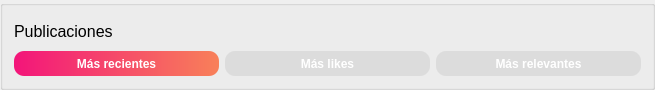
           <widget class="QGroupBox" name="groupBox_7">
            <property name="minimumSize">
             <size>
              <width>655</width>
              <height>90</height>
             </size>
            </property>
            <property name="maximumSize">
             <size>
              <width>6755</width>
              <height>90</height>
             </size>
            </property>
            <property name="title">
             <string/>
            </property>
            <layout class="QGridLayout" name="gridLayout_8">
             <item row="0" column="0">
              <widget class="QLabel" name="label_30">
               <property name="font">
                <font>
                 <pointsize>12</pointsize>
                </font>
               </property>
               <property name="text">
                <string>Publicaciones</string>
               </property>
              </widget>
             </item>
             <item row="1" column="0">
              <layout class="QHBoxLayout" name="horizontalLayout_13">
               <item>
                <widget class="QPushButton" name="btnMostRecent">
                 <property name="minimumSize">
                  <size>
                   <width>0</width>
                   <height>25</height>
                  </size>
                 </property>
                 <property name="maximumSize">
                  <size>
                   <width>16777215</width>
                   <height>25</height>
                  </size>
                 </property>
                 <property name="styleSheet">
                  <string notr="true">background-color: qlineargradient(spread:pad, x1:0, y1:0, x2:1, y2:0, stop:0 rgba(243, 21, 122, 1), stop:1 rgba(248, 128, 89, 1));
color: white;
border-radius: 10px;
font-weight: bold</string>
                 </property>
                 <property name="text">
                  <string>Más recientes</string>
                 </property>
                </widget>
               </item>
               <item>
                <widget class="QPushButton" name="btnMostLikes">
                 <property name="minimumSize">
                  <size>
                   <width>0</width>
                   <height>25</height>
                  </size>
                 </property>
                 <property name="maximumSize">
                  <size>
                   <width>16777215</width>
                   <height>25</height>
                  </size>
                 </property>
                 <property name="styleSheet">
                  <string notr="true">background-color: #DCDCDC;
border-radius: 10px;
color: white;
font-weight: bold</string>
                 </property>
                 <property name="text">
                  <string>Más likes</string>
                 </property>
                </widget>
               </item>
               <item>
                <widget class="QPushButton" name="btnMostRelevant">
                 <property name="minimumSize">
                  <size>
                   <width>0</width>
                   <height>25</height>
                  </size>
                 </property>
                 <property name="maximumSize">
                  <size>
                   <width>16777215</width>
                   <height>25</height>
                  </size>
                 </property>
                 <property name="styleSheet">
                  <string notr="true">background-color: #DCDCDC;
border-radius: 10px;
color: white;
font-weight: bold</string>
                 </property>
                 <property name="text">
                  <string>Más relevantes</string>
                 </property>
                </widget>
               </item>
              </layout>
             </item>
            </layout>
           </widget>
